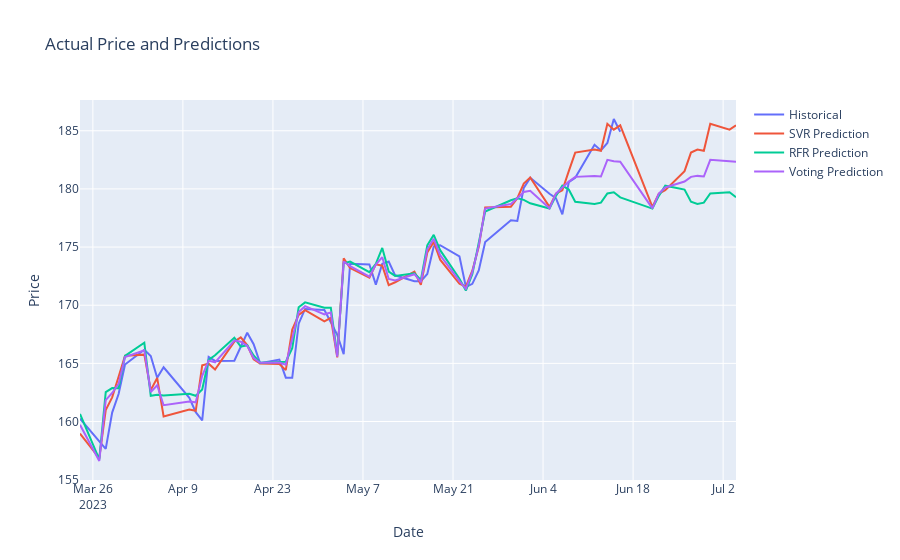

Write notebook code for a chart like this one.
### Code cell
import plotly.graph_objects as go

# Create traces
trace_actual = go.Scatter(
    x=df_combined2.index,
    y=df_combined2['Close'],
    mode='lines',
    name='Historical'
)

trace_svr = go.Scatter(
    x=df_combined2.index,
    y=df_combined2['SVR Prediction'],
    mode='lines',
    name='SVR Prediction'
)

trace_rfr = go.Scatter(
    x=df_combined2.index,
    y=df_combined2['RFR Prediction'],
    mode='lines',
    name='RFR Prediction'
)

trace_voting = go.Scatter(
    x=df_combined2.index,
    y=df_combined2['Voting Prediction'],
    mode='lines',
    name='Voting Prediction'
)

data = [trace_actual, trace_svr, trace_rfr, trace_voting]

# Create layout
layout = go.Layout(
    title='Actual Price and Predictions',
    xaxis=dict(title='Date'),
    yaxis=dict(title='Price'),
    showlegend=True
)

# Create figure
fig = go.Figure(data=data, layout=layout)

# Show the figure
fig.show()
